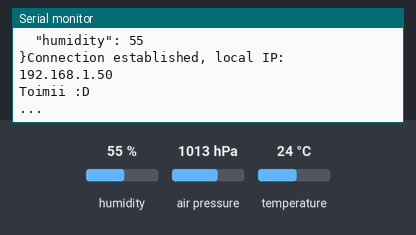
A sketch run on a simulated ESP8266 (NodeMCU). On the bench: the last lines printed to the serial monitor. Inputs (shaded band) come from the test bench; at power-on: humidity 55 %, air pressure 1013 hPa, temperature 24 °C. WiFi joins after 1.5 s; servers stay silent unless stated; uploads are accepted with an empty reply.

Above: at 7.5 s.
7.6 s: humidity set to 22 %
At 12.08 s:
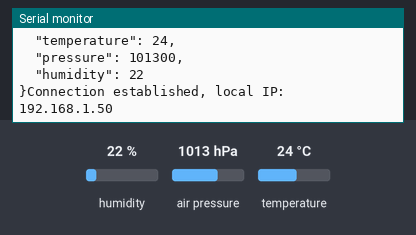
14.0 s: air pressure set to 952 hPa
At 18.4 s:
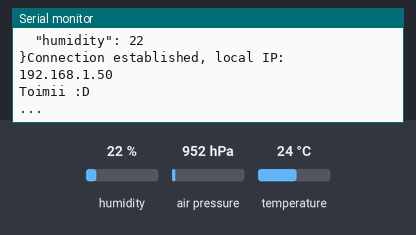
20.4 s: temperature set to 12 °C
At 22.5 s:
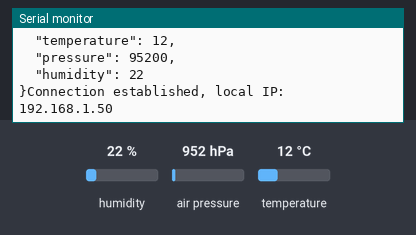

Measured:
- after the input at 7.6 s, the serial monitor: prints a new line after 4.3 s (image 1)
- after the input at 14.0 s, the serial monitor: prints a new line after 3.1 s (image 2)
- after the input at 20.4 s, the serial monitor: prints a new line after 1.9 s (image 3)

The sketch:

embedded.ino
```cpp
#include <ESP8266WiFi.h>
#include <ESP8266WiFiMulti.h>
#include <ArduinoJson.h>
#include <ESP8266HTTPClient.h>
#include <Adafruit_BME280.h>
#include <Wire.h>
#define IP "http://192.168.43.251:3001/api/newreading"


ESP8266WiFiMulti WiFiMulti;
Adafruit_BME280 sensor;
void setup() {
  // put your setup code here, to run once:
Serial.begin(115200);
Wire.begin();
if(!sensor.begin(0x76)){
  Serial.println("Error: Sensor not found");
}
WiFi.mode(WIFI_STA);
WiFiMulti.addAP("Pixel_3","88888888");
}

void loop() {
  // put your main code here, to run repeatedly:
StaticJsonBuffer<JSON_OBJECT_SIZE(4)>  jbuffer;
String output = "";
JsonObject& data = jbuffer.createObject();

data["name"] = "KarlWiljam";
data["temperature"] = sensor.readTemperature();
data["pressure"] = sensor.readPressure();
data["humidity"] = sensor.readHumidity();

data.prettyPrintTo(Serial);
data.printTo(output);
//Serial.println(sensor.readTemperature());
//Serial.println(sensor.readPressure());
//Serial.println(sensor.readHumidity());

if(WiFiMulti.run() == WL_CONNECTED){
  Serial.println("Connection established, local IP: ");
  Serial.println(WiFi.localIP());
  HTTPClient http;

  http.begin(IP);
  http.addHeader("Content-Type", "application/json");

  int httpcode = http.POST(output);
  if(httpcode == HTTP_CODE_OK){
    Serial.println("Toimii :D");
  }else{
    Serial.println("Ei toimi :c");
    Serial.println(httpcode);
  }


}
  Serial.println("...");
  delay(5000);
}
```
